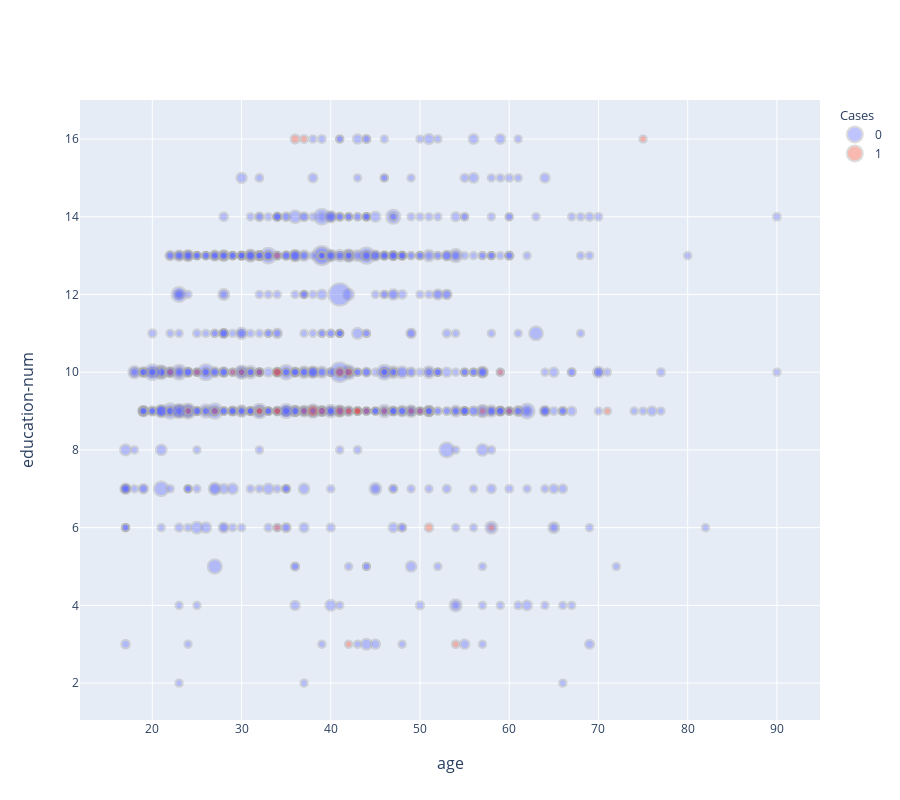

Notebook cell for this chart:
### Markdown cell above
With the Residual Convictions computed for the "target" feature across all the trained data, we can visualize the data to attempt to find the regions of the data where convictions are particularly low.

### Code cell
plot_dataset(partial_train_df, x="age", y="education-num", size="density", hue="low_residual_conviction", alpha=0.4)

### Figure 1 — Plotly figure (JSON) as saved in the notebook; plotly's stock layout.template omitted (floating-point values rounded to 4 significant figures; data arrays with more than 128 entries replaced by an {"elided": "..."} marker saying what was removed)
{"data": [{"legendgroup": "cases", "legendgrouptitle": {"text": "Cases"}, "marker": {"line": {"color": "darkgrey", "width": 2}, "opacity": 0.4, "size": {"elided": "1000 float values"}, "sizemin": 7.5, "sizemode": "area"}, "mode": "markers", "name": "0", "type": "scattergl", "x": {"elided": "959 float values"}, "y": {"elided": "959 float values"}}, {"legendgroup": "cases", "legendgrouptitle": {"text": "Cases"}, "marker": {"line": {"color": "darkgrey", "width": 2}, "opacity": 0.4, "size": {"elided": "1000 float values"}, "sizemin": 7.5, "sizemode": "area"}, "mode": "markers", "name": "1", "type": "scattergl", "x": [34.0, 50.0, 34.0, 71.0, 34.0, 75.0, 57.0, 34.0, 43.0, 42.0, 60.0, 25.0, 30.0, 34.0, 34.0, 36.0, 54.0, 41.0, 43.0, 22.0, 27.0, 49.0, 24.0, 51.0, 42.0, 44.0, 32.0, 42.0, 37.0, 32.0, 37.0, 58.0, 38.0, 43.0, 59.0, 41.0, 46.0, 32.0, 29.0, 42.0, 39.0], "y": [9.0, 9.0, 10.0, 9.0, 13.0, 16.0, 9.0, 6.0, 9.0, 9.0, 9.0, 10.0, 10.0, 9.0, 10.0, 16.0, 3.0, 9.0, 9.0, 10.0, 9.0, 9.0, 9.0, 6.0, 3.0, 9.0, 9.0, 10.0, 16.0, 9.0, 9.0, 6.0, 9.0, 9.0, 10.0, 10.0, 9.0, 10.0, 10.0, 9.0, 9.0]}], "layout": {"annotations": [{"font": {"size": 16}, "showarrow": false, "text": "age", "x": 0.5, "xanchor": "center", "xref": "paper", "y": 0, "yanchor": "top", "yref": "paper", "yshift": -30}, {"font": {"size": 16}, "showarrow": false, "text": "education-num", "textangle": -90, "x": 0, "xanchor": "right", "xref": "paper", "xshift": -40, "y": 0.5, "yanchor": "middle", "yref": "paper"}], "height": 800, "legend": {"groupclick": "toggleitem"}, "xaxis": {"anchor": "y", "domain": [0, 1]}, "yaxis": {"anchor": "x", "domain": [0, 1]}}}
